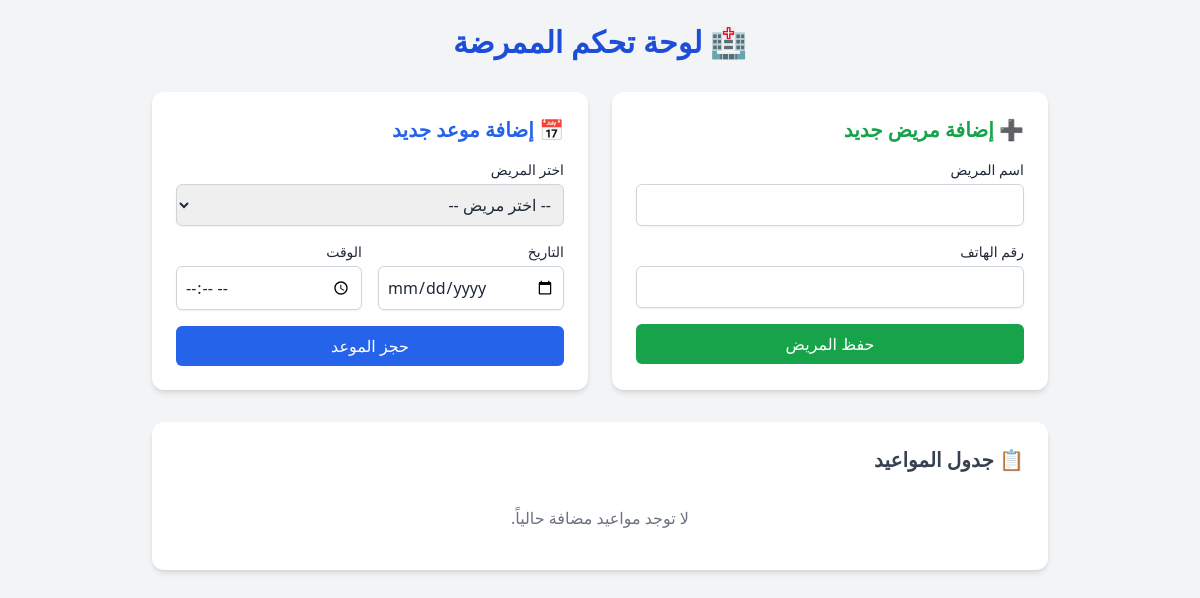
Before: / with the older database file.
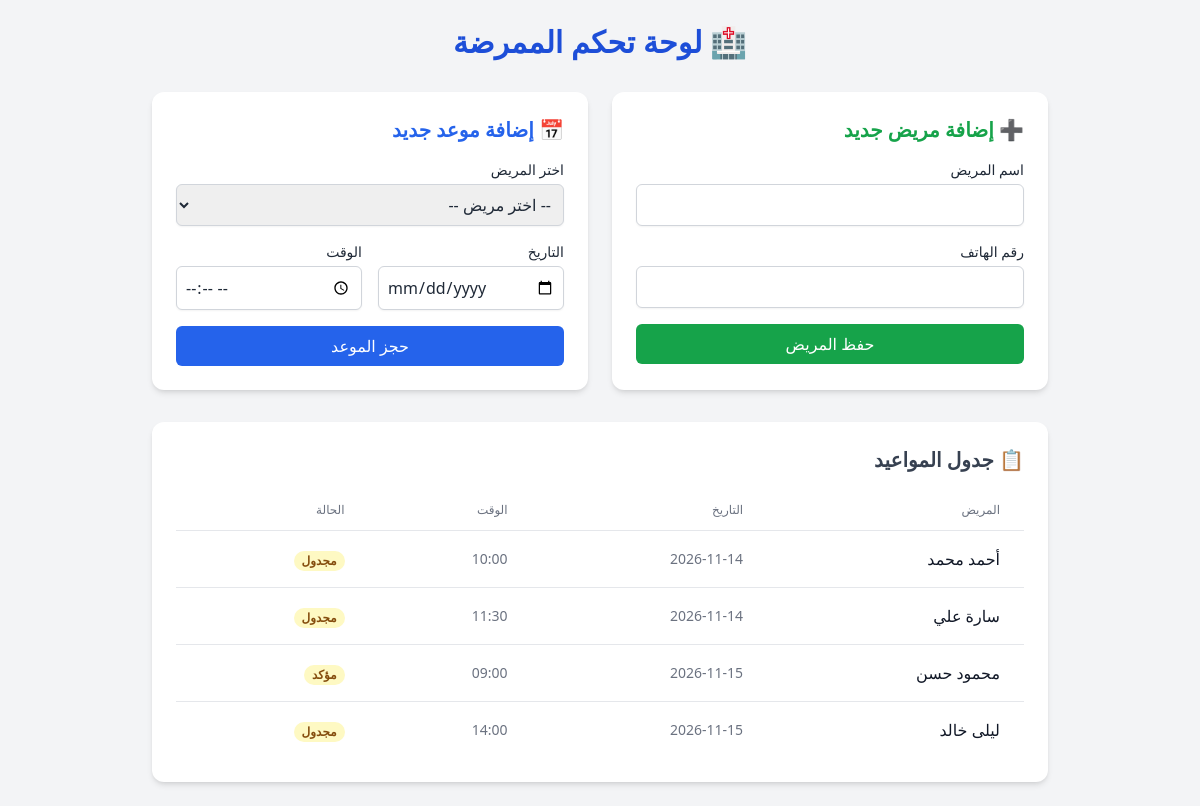
After: the same page with the newer database file.
### tables this page shows
CREATE TABLE Appointments (
        id INTEGER PRIMARY KEY AUTOINCREMENT,
        patient_id INTEGER,
        date TEXT NOT NULL,
        time TEXT NOT NULL,
        status TEXT DEFAULT 'مجدول',
        notes TEXT,
        FOREIGN KEY (patient_id) REFERENCES Patients(id)
    );

CREATE TABLE Patients (
        id INTEGER PRIMARY KEY AUTOINCREMENT,
        name TEXT NOT NULL,
        phone TEXT,
        medical_history TEXT,
        allergies TEXT
    );

### nurse_app/app.py (the view)
@app.route('/')
def index():
    conn = get_db_connection()
    patients = conn.execute('SELECT * FROM Patients').fetchall()
    appointments = conn.execute('''
        SELECT Appointments.*, Patients.name
        FROM Appointments
        JOIN Patients ON Appointments.patient_id = Patients.id
        ORDER BY date, time
    ''').fetchall()
    conn.close()
    return render_template('index.html', patients=patients, appointments=appointments)

### nurse_app/app.py (called while the page is built)
def get_db_connection():
    conn = sqlite3.connect(DB_PATH)
    conn.row_factory = sqlite3.Row # للوصول للبيانات كقاموس
    return conn

### nurse_app/templates/index.html (shortened to what this page needs)
<!DOCTYPE html>
<html lang="ar" dir="rtl">
<head>
    <script src="https://cdn.tailwindcss.com"></script>
</head>
<body class="bg-gray-100 font-sans text-gray-800 p-6">
    <div class="max-w-4xl mx-auto">
        <h1 class="text-3xl font-bold text-center text-blue-700 mb-8">🏥 لوحة تحكم الممرضة</h1>
        <div class="grid grid-cols-1 md:grid-cols-2 gap-6">
            <div class="bg-white p-6 rounded-xl shadow-md">
                <h2 class="text-xl font-bold mb-4 text-green-600">➕ إضافة مريض جديد</h2>
                <form action="/add_patient" method="POST" class="space-y-4">
                    <div>
                        <label class="block text-sm font-medium">اسم المريض</label>
                        <input type="text" name="name" required class="mt-1 block w-full rounded-md border-gray-300 shadow-sm p-2 border focus:border-blue-500 focus:ring-blue-500">
                    </div>
                    <div>
                        <label class="block text-sm font-medium">رقم الهاتف</label>
                        <input type="text" name="phone" class="mt-1 block w-full rounded-md border-gray-300 shadow-sm p-2 border focus:border-blue-500 focus:ring-blue-500">
                    </div>
                    <button type="submit" class="w-full bg-green-600 text-white py-2 px-4 rounded-md hover:bg-green-700 transition">حفظ المريض</button>
                </form>
            </div>
            <div class="bg-white p-6 rounded-xl shadow-md">
                <h2 class="text-xl font-bold mb-4 text-blue-600">📅 إضافة موعد جديد</h2>
                <form action="/add_appointment" method="POST" class="space-y-4">
                    <div>
                        <label class="block text-sm font-medium">اختر المريض</label>
                        <select name="patient_id" required class="mt-1 block w-full rounded-md border-gray-300 shadow-sm p-2 border focus:border-blue-500 focus:ring-blue-500">
                            <option value="">-- اختر مريض --</option>
                        </select>
                    </div>
                    <div class="grid grid-cols-2 gap-4">
                        <div>
                            <label class="block text-sm font-medium">التاريخ</label>
                            <input type="date" name="date" required class="mt-1 block w-full rounded-md border-gray-300 shadow-sm p-2 border focus:border-blue-500 focus:ring-blue-500">
                        </div>
                        <div>
                            <label class="block text-sm font-medium">الوقت</label>
                            <input type="time" name="time" required class="mt-1 block w-full rounded-md border-gray-300 shadow-sm p-2 border focus:border-blue-500 focus:ring-blue-500">
                        </div>
                    </div>
                    <button type="submit" class="w-full bg-blue-600 text-white py-2 px-4 rounded-md hover:bg-blue-700 transition">حجز الموعد</button>
                </form>
            </div>
        </div>
        <div class="bg-white p-6 rounded-xl shadow-md mt-8">
            <h2 class="text-xl font-bold mb-4 text-gray-700">📋 جدول المواعيد</h2>
            {% if appointments %}
            <table class="min-w-full divide-y divide-gray-200">
                <thead>
                    <tr>
                        <th class="px-6 py-3 text-right text-xs font-medium text-gray-500 uppercase">المريض</th>
                        <th class="px-6 py-3 text-right text-xs font-medium text-gray-500 uppercase">التاريخ</th>
                        <th class="px-6 py-3 text-right text-xs font-medium text-gray-500 uppercase">الوقت</th>
                        <th class="px-6 py-3 text-right text-xs font-medium text-gray-500 uppercase">الحالة</th>
                    </tr>
                </thead>
                <tbody class="divide-y divide-gray-200">
                    {% for appt in appointments %}
                    <tr>
                        <td class="px-6 py-4 whitespace-nowrap font-medium text-gray-900">{{ appt.name }}</td>
                        <td class="px-6 py-4 whitespace-nowrap text-sm text-gray-500">{{ appt.date }}</td>
                        <td class="px-6 py-4 whitespace-nowrap text-sm text-gray-500">{{ appt.time }}</td>
                        <td class="px-6 py-4 whitespace-nowrap">
                            <span class="px-2 inline-flex text-xs leading-5 font-semibold rounded-full bg-yellow-100 text-yellow-800">
                                {{ appt.status }}
                            </span>
                        </td>
                    </tr>
                    {% endfor %}
                </tbody>
            </table>
            {% else %}
            <p class="text-gray-500 text-center py-4">لا توجد مواعيد مضافة حالياً.</p>
            {% endif %}
        </div>
    </div>
</body>
</html>

Changed rows visible on the page:
added Appointments: name "أحمد محمد", date "2026-11-14", time "10:00", status "مجدول"
added Appointments: name "سارة علي", date "2026-11-14", time "11:30", status "مجدول"
added Appointments: name "محمود حسن", date "2026-11-15", time "09:00", status "مؤكد"
added Appointments: name "ليلى خالد", date "2026-11-15", time "14:00", status "مجدول"
Other visible differences:
text no longer shown: "لا توجد مواعيد مضافة حالياً."
text now shown: "المريض التاريخ الوقت الحالة"
